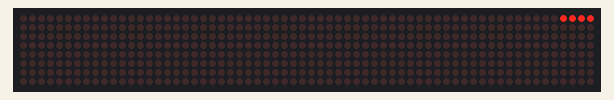
Simulated run of this sketch. Board: Arduino Uno, built with avr-gcc and run on an emulated ATmega328P. Shown: 64×8 LED matrix.

Above: at 0.07 s.
At 2.4 s:
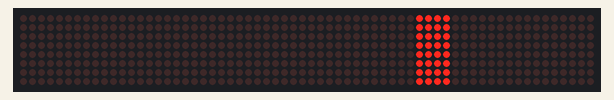
At 4.83 s:
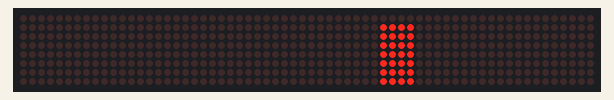
At 9.32 s:
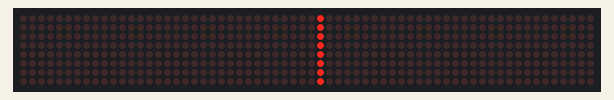
At 13.96 s:
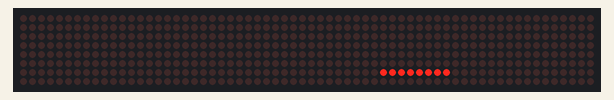
At 18.64 s:
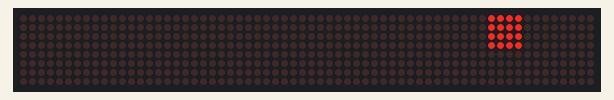

Measured:
- by itself, everything shown: repeats every 17.5 s, in 165 steps

The sketch:

metrix_02.ino
```cpp
#include "LedControl.h"

// step1 : 매트릭스 설정
const int DIN=7; // DIN 핀을 7번
const int CS=8;  // CS핀을 8번
const int CLK=9; // CLK 핀을 9번에
const int MATRIX=8; // (DIN, CLK, CS, 연결할 도트 매트릭스의 개수)

// 도트 매트릭스 제어 객체 선언
LedControl dot_matrix=LedControl(DIN,CS,CLK, MATRIX);

int n_matrix = 4;

void setup(){
 for(int i=0; i<n_matrix; i++) // 매트릭스 0번부터 3번까지 세팅
  {
   dot_matrix.shutdown(i,false); // 0~3번까지 매트릭스 절전모드 해제
   dot_matrix.setIntensity(i,8); // 매트릭스의 밝기 0-15 사이의 정수
   dot_matrix.clearDisplay(i); // 매트릭스를 초기화
  }
}

void loop() {
  // 점점 채우기
  for(int k=0;k<n_matrix;k++){
    for(int i=0; i<8;i++){
      dot_matrix.setRow(k,i,B00001111);
      delay(100);
    }
     dot_matrix.clearDisplay(k);
  }

  for(int k=(n_matrix-1);k>0;k--){
    for(int i=8; i>0;i--){
      dot_matrix.setRow(k,i,B11110000);
      delay(100);
    }
     dot_matrix.clearDisplay(k);
  }

  for(int k=0;k<n_matrix;k++){
    for(int j=1;j<255;){
      // 세로줄
      for(int i=0; i<8;i++){
        dot_matrix.setRow(k,i,j);
      }
      j = j*2;
      delay(100);
      dot_matrix.clearDisplay(k);
    }
  }

  for(int k=(n_matrix-1);k>0;k--){
    for(int j=0x40;j>0;){
      // 세로줄
      for(int i=0; i<8;i++){
        dot_matrix.setRow(k,i,j);
      }
      j = j/2;
      delay(100);
      dot_matrix.clearDisplay(k);
    }
  }

  // 데모3
  for(int k=0;k<n_matrix;k++){
    for(int i=0; i<8;i++){
      dot_matrix.setRow(k,i,B11111111);
      delay(100);
      dot_matrix.clearDisplay(k);
    }
  }

  for(int k=(n_matrix-1);k>0;k--){
    for(int i=8; i>0;i--){
      dot_matrix.setRow(k,i,B11111111);
      delay(100);
      dot_matrix.clearDisplay(k);
    }
  }

}
```
